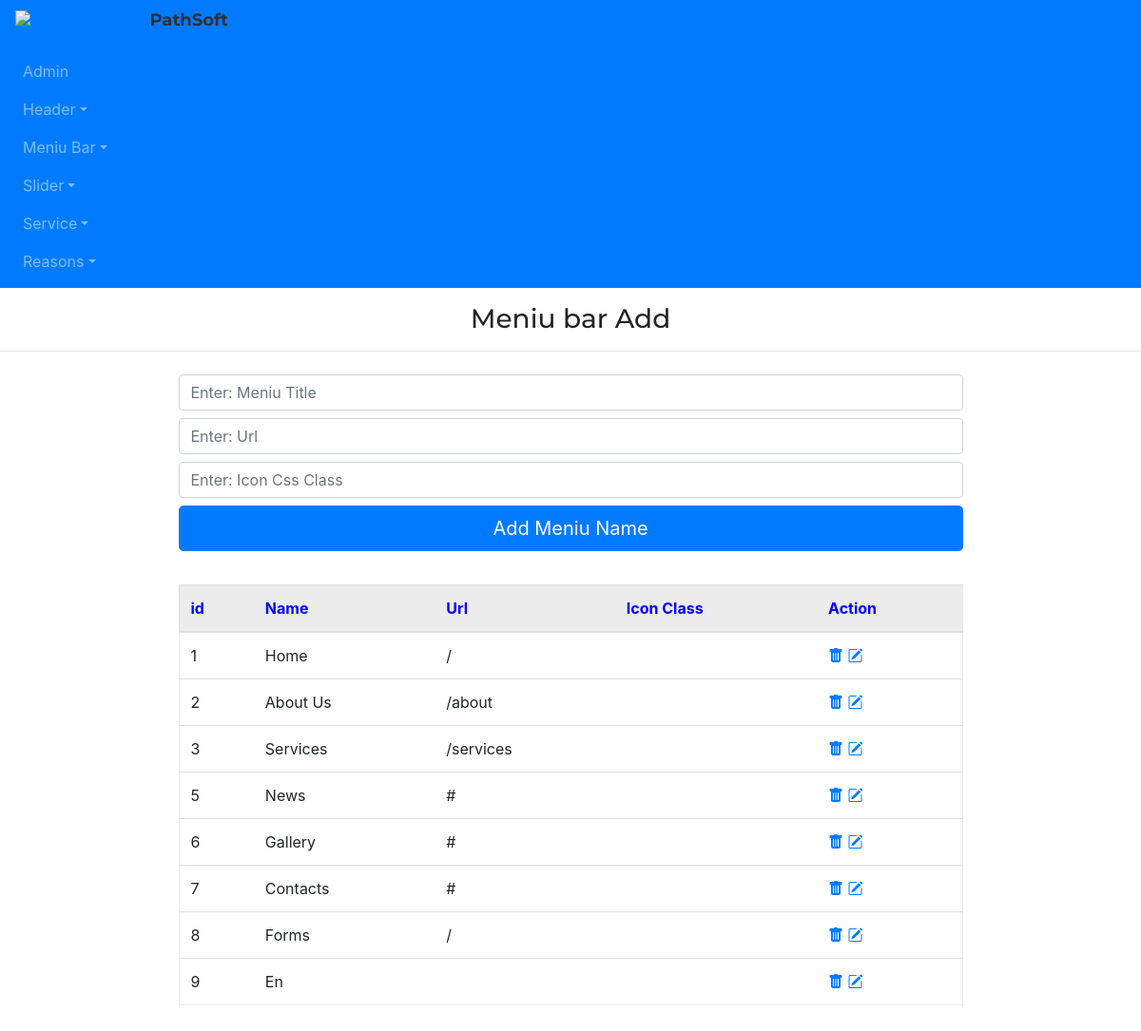
Screenshot of /admin/meniuNameAdd with the database file from the repository.
### app/models.py (models this page shows)
class MeniuName(db.Model):
    id=db.Column(db.Integer,primary_key=True)
    meniu_title=db.Column(db.String(255))
    meniu_url=db.Column(db.String(255))
    meniu_icon=db.Column(db.String(255))

### admin/routes.py (the view, shortened to what this page needs)
@app.route("/admin/meniuNameAdd", methods=['GET','POST'])
def meniuNameAdd():
    meniu_names=MeniuName.query.all()
    return render_template("admin/meniuNameAdd.html", meniu_names=meniu_names)

### app/templates/admin/meniuNameAdd.html
{% extends "admin/base.html" %}
{% block content %}
<h3 class="my-3" style="text-align: center;">Meniu bar Add</h3>
<hr>
<div class="container marg">
    <div class="row justify-content-center">
        <div class="col-9 ">
            <form action="/admin/meniuNameAdd" method='POST'>
                <input type="text" class="form-control my-2" name='meniu_title' placeholder="Enter: Meniu Title">
                <input type="text" class="form-control my-2" name='meniu_url' placeholder="Enter: Url">
                <input type="text" class="form-control my-2" name='meniu_icon' placeholder="Enter: Icon Css Class">
                <input type="submit" class="btn btn-primary btn-lg btn-block" value='Add Meniu Name'>
            </form>
        </div>
    </div>
</div>
<div class="container marg">
    <div class="row justify-content-center">
        <div class="col-9 ">
            <table class="table table-hover " style="margin:35px 0px; border:1px solid rgba(0,0,0,.075);">
                <thead>
                    <tr style="background-color: rgba(0,0,0,.075); color:blue">
                        <th scope="col">id</th>
                        <th scope="col">Name</th>
                        <th scope="col">Url</th>
                        <th scope="col">Icon Class</th>
                        <th scope="col">Action</th>
                    </tr>
                </thead>
                <tbody>
                    {% for meniu_name in meniu_names %}
                    <tr>
                        <td scope="row">{{meniu_name.id}}</td>
                        <td>{{meniu_name.meniu_title}}</td>
                        <td>{{meniu_name.meniu_url}}</td>
                        <td>{{meniu_name.meniu_icon}}</td>
                        <td>
                            <a href="/admin/meniuNameDelete/{{meniu_name.id}}"><i class="bi bi-trash-fill"></i></a>
                            <a href="/admin/meniuNameUpdate/{{meniu_name.id}}"><i class="bi bi-pencil-square"></i></a>
                        </td>
                    </tr>
                    {% endfor %}
                </tbody>
            </table>
        </div>
    </div>
</div>
{% endblock %}

### app/static/main/css/style.css (style rules this page uses)
body { font-family: "Istok Web", sans-serif; }
h4, h3, h2 { font-family: Montserrat, sans-serif; }
a:link { text-decoration: none; }

### rows the page displays
MeniuName: id "1", meniu_title "Home", meniu_url "/"
MeniuName: id "2", meniu_title "About Us", meniu_url "/about"
MeniuName: id "3", meniu_title "Services", meniu_url "/services"
MeniuName: id "5", meniu_title "News", meniu_url "#"
MeniuName: id "6", meniu_title "Gallery", meniu_url "#"
MeniuName: id "7", meniu_title "Contacts", meniu_url "#"
MeniuName: id "8", meniu_title "Forms", meniu_url "/"
MeniuName: id "9", meniu_title "En"
